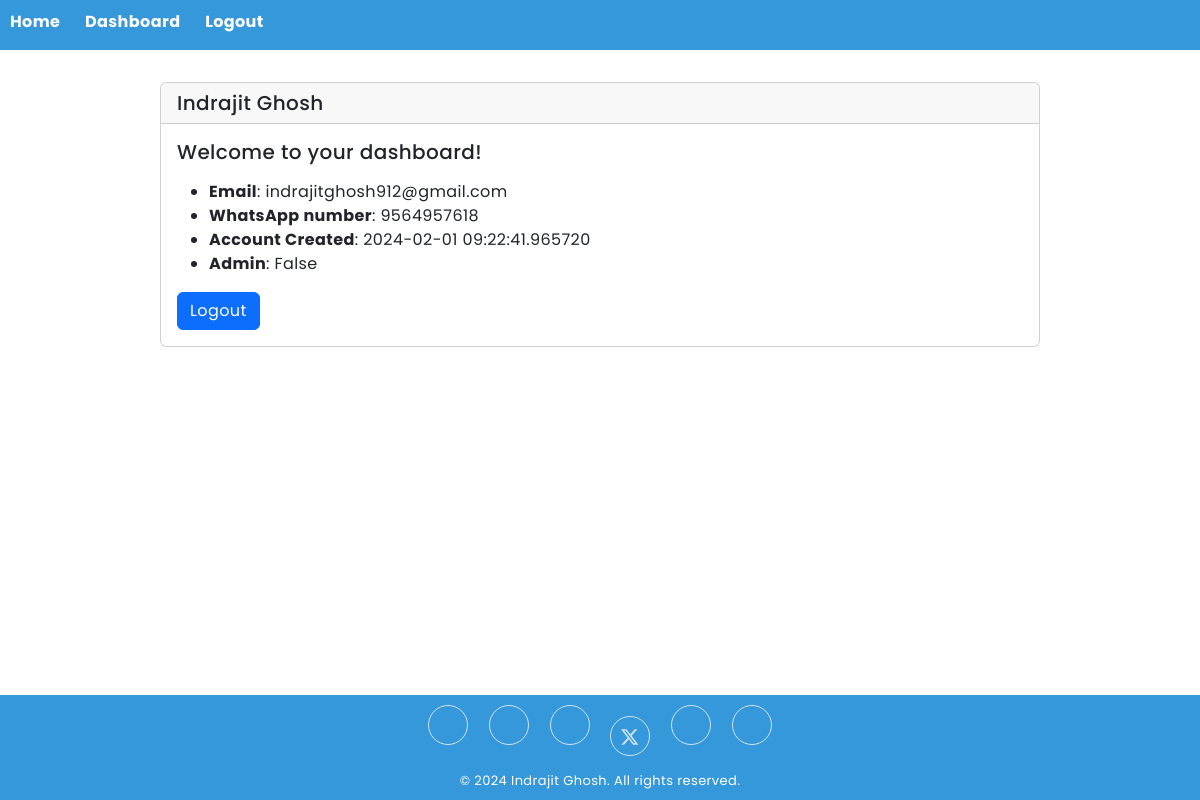
Page /auth/dashboard (signed in) on the earlier database version.
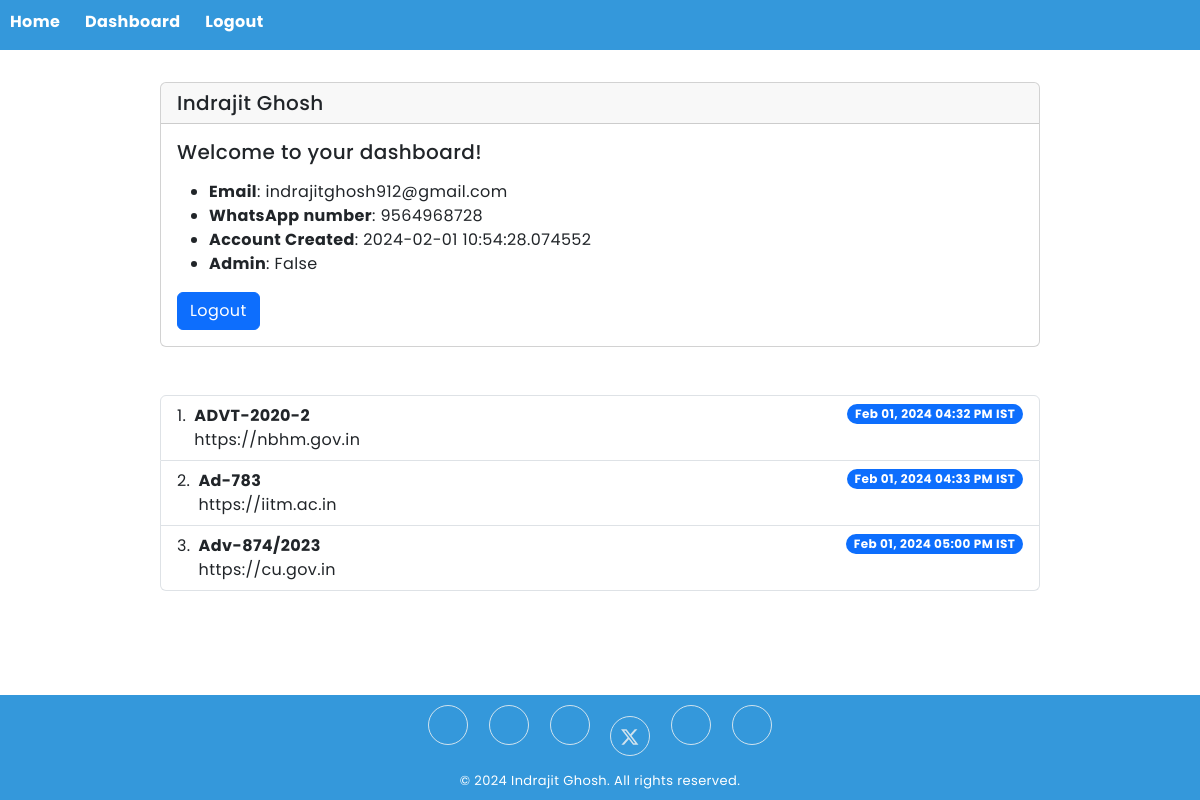
Same page on the later database version.
### app/models/user.py (models this page shows, shortened)
class User(db.Model, UserMixin):
    id = db.Column(db.Integer, primary_key=True)
    fullname = db.Column(db.String(100), nullable=False)
    email = db.Column(db.String(120), unique=True, nullable=False)
    password_hash = db.Column(db.String(128), nullable=False)
    password_salt = db.Column(db.String(32), nullable=False)
    whatsapp = db.Column(db.Integer)
    is_admin = db.Column(db.Boolean, default=False)
    created_at = db.Column(db.DateTime, default=datetime.utcnow)
    monitored_ads = db.relationship('MonitoredAd', backref='user')

class MonitoredAd(db.Model):
    id = db.Column(db.Integer, primary_key=True)
    advertisement_number = db.Column(db.String(100), nullable=False)
    website_url = db.Column(db.String(255), nullable=False)
    occurrence_count = db.Column(db.Integer, default=0)  # New field to store the count
    created_at = db.Column(db.DateTime, default=datetime.utcnow)
    user_id = db.Column(db.Integer, db.ForeignKey('user.id'))

### app/auth/routes.py (the view)
@auth_bp.route('/dashboard', methods=['GET', 'POST'])
@login_required
def dashboard():
    user = current_user
    user_ads = MonitoredAd.query.filter_by(user_id=current_user.id).order_by(MonitoredAd.created_at).all()
    return render_template('dashboard.html', user=user, user_ads=user_ads, convert_utc_to_ist=convert_utc_to_ist)

### app/__init__.py (called while the page is built)
def create_app(config_class=ProductionConfig):
    app = Flask(__name__)
    app.config.from_object(config_class)
    db.init_app(app)
    migrate.init_app(app, db)
    login_manager.init_app(app)
    login_manager.login_view = 'auth.login'
    from app.main import main_bp
    app.register_blueprint(main_bp)
    from app.auth import auth_bp
    app.register_blueprint(auth_bp)
    @login_manager.user_loader
    def load_user(user_id):
        from app.models.user import User  # Import your User model
        return User.query.get(int(user_id))
    @app.route('/test/')
    def test_page():
        return '<h1>Testing the Flask Application AdNotifier!</h1>'
    return app

### scripts/utils.py (called while the page is built)
def convert_utc_to_ist(utc_datetime_str):
    utc_datetime = datetime.strptime(utc_datetime_str, "%Y-%m-%d %H:%M:%S")
    utc_timezone = timezone.utc
    ist_timezone = timezone(timedelta(hours=5, minutes=30))
    ist_datetime = utc_datetime.replace(tzinfo=utc_timezone).astimezone(ist_timezone)
    formatted_datetime = ist_datetime.strftime("%b %d, %Y %I:%M %p IST")
    return formatted_datetime

### app/auth/templates/dashboard.html (shortened to what this page needs)
{% extends 'base.html' %}
{% block content %}
    <div class="card">
      <h5 class="card-header">{{ user.fullname }}</h5>
      <div class="card-body">
        <h5 class="card-title">Welcome to your dashboard!</h5>
        <p class="card-text">
            <ul>
                <li><b>Email</b>: {{ user.email }}</li>
                <li><b>WhatsApp number</b>: {{ user.whatsapp }}</li>
                <li><b>Account Created</b>: {{ user.created_at }}</li>
                <li><b>Admin</b>: {{ user.is_admin }}</li>
            </ul>
        </p>
        <a href="{{ url_for('auth.logout') }}" class="btn btn-primary">Logout</a>
      </div>
    </div>
    <br><br>
    <ol class="list-group list-group-numbered">
      {% for ad in user_ads %}
        <li class="list-group-item d-flex justify-content-between align-items-start">
          <div class="ms-2 me-auto">
            <div class="fw-bold">{{ ad.advertisement_number }}</div>
            {{ ad.website_url }}
          </div>
          <span class="badge bg-primary rounded-pill">{{ convert_utc_to_ist(ad.created_at.strftime("%Y-%m-%d %H:%M:%S")) }}</span>
        </li>
      {% endfor %}
    </ol>
{% endblock %}

### app/main/templates/base.html (shortened to what this page needs)
<!DOCTYPE html>
<html lang="en">
<head>
    {% block styles %}
    <link rel="stylesheet" href="{{ url_for('main.static', filename='css/style.css') }}">
    <link href="https://cdn.jsdelivr.net/npm/bootstrap@5.3.2/dist/css/bootstrap.min.css" rel="stylesheet">
    <link rel="stylesheet" href="https://cdnjs.cloudflare.com/ajax/libs/ionicons/2.0.1/css/ionicons.min.css">
    {% endblock %}
</head>
<body>
<nav>
    <ul>
        <li><a href="{{ url_for('main.index') }}">Home</a></li>
        {% if current_user.is_authenticated %}
            <li><a href="{{ url_for('auth.dashboard') }}">Dashboard</a></li>
            <li><a href="{{ url_for('auth.logout') }}">Logout</a></li>
        {% else %}
            <li><a href="{{ url_for('auth.signup') }}">Register</a></li>
            <li><a href="{{ url_for('auth.login') }}">Login</a></li>
        {% endif %}
    </ul>
</nav>
<section id="main-content">
    {% block content %}{% endblock %}
</section>
<footer>
    <div class="social">
        <a href="https://indrajitghosh.onrender.com/" target="_blank"></a>
        <a href="https://github.com/indrajit912" target="_blank"></a>
        <a href="https://www.linkedin.com/in/indrajit912/" target="_blank"></a>
        <a href="https://twitter.com/Meself_Indrajit" target="_blank"><i class="fa fa-twitter"></i></a>
        <a href="https://fb.com/indrajitghosh912" target="_blank"></a>
        <a href="https://instagram.com/indrajitghosh912" target="_blank"></a>
        <p class="copyright">&copy;
            <span id="copyright-year">
            </span>
            Indrajit Ghosh. All rights reserved.
        </p>
    </div>
</footer>
</body>
</html>

### app/main/static/css/style.css (style rules this page uses)
* { margin: 0; padding: 0; box-sizing: border-box; text-decoration: none; font-family: "Poppins", sans-serif; border: none; outline: none; letter-spacing: .4px; }
html { scroll-behavior: smooth; }
:root { --primary-color: #3498db; --secondary-color: #2ecc71; --background-color: #ecf0f1; --text-color: #333; --color-black: #000000; --color-white: #ffffff; --color-dark: #353535; --color-dark-variant: #555555; }
body { background-color: var(--background-color); }
h1,h2,h3,h4,h5 { line-height: 120%; }
nav { background-color: var(--primary-color); color: white; padding: 10px; text-align: left; height: 50px; }
nav ul { list-style-type: none; margin: 0; padding: 0; }
nav ul li { display: inline; margin-right: 20px; }
nav a { text-decoration: none; color: white; font-weight: bold; }
section { padding-top: 4vh; margin: 0 10rem; margin-bottom: 8rem; box-sizing: border-box; min-height: fit-content; }
footer { background-color: var(--primary-color); color: var(--background-color); text-align: center; padding: 10px; position: fixed; bottom: 0; width: 100%; }
.copyright { margin-top:15px; text-align:center; font-size:13px; color: var(--color-white); margin-bottom:0; }
.social > a { font-size:24px; width:40px; height:40px; line-height:40px; display:inline-block; text-align:center; border-radius:50%; border:1px solid var(--background-color); margin:0 8px; color:inherit; opacity:0.85; }
.fa.fa-twitter::before { display: inline-block; width: 1em; height: 1em; content: ""; background-color: currentColor; background-position: center 3px; }

Differences in the rows shown:
changed User "Indrajit Ghosh": whatsapp "9564957618" → "9564968728"; created_at "2024-02-01 09:22:41.965720" → "2024-02-01 10:54:28.074552"
added MonitoredAd: advertisement_number "ADVT-2020-2", website_url "https://nbhm.gov.in", created_at "Feb 01, 2024 04:32 PM IST"
now on this page (row edited): MonitoredAd: advertisement_number "Ad-783", website_url "https://iitm.ac.in", created_at "Feb 01, 2024 04:33 PM IST"
added MonitoredAd: advertisement_number "Adv-874/2023", website_url "https://cu.gov.in", created_at "Feb 01, 2024 05:00 PM IST"
